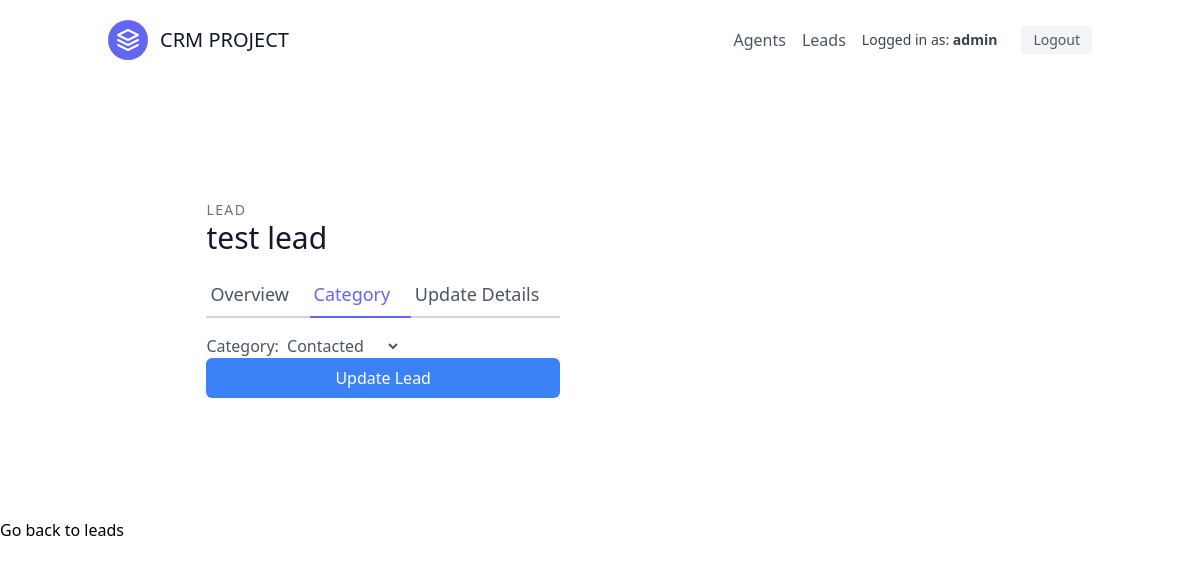
The app's page /leads/2/category/ (signed in) with its own data.
### leads/models.py (models this page shows, shortened)
class User(AbstractUser):
    is_organisor = models.BooleanField(default=True)
    is_agent = models.BooleanField(default=False)

class Lead(models.Model):
    first_name = models.CharField(max_length=20)
    last_name = models.CharField(max_length=20)
    age = models.IntegerField(default=0)
    organisation = models.ForeignKey(UserProfile, null=True, blank=True, on_delete=models.CASCADE)
    agent = models.ForeignKey('Agent', null=True, blank=True, on_delete=models.SET_NULL)
    category = models.ForeignKey('Category', related_name="leads", null=True, blank=True, on_delete=models.SET_NULL)
    description = models.TextField()
    date_added = models.DateTimeField(auto_now_add=True)
    phone_number = models.CharField(max_length=20)
    email = models.EmailField()

### leads/views.py (the view, shortened to what this page needs)
# urls.py: path('<int:pk>/category/', views.LeadUpdateCategoryView.as_view(), name='lead-category-update'),
class LeadUpdateCategoryView(LoginRequiredMixin, UpdateView):
    template_name = "leads/lead_category_update.html"
    form_class = LeadCategoryUpdateForm
    def get_queryset(self):
        user = self.request.user
        if user.is_organisor:
            queryset = Lead.objects.filter(
                organisation=user.userprofile,
            )
        else:
            queryset = Lead.objects.filter(
                organisation=user.agent.organisation,
            )
        return queryset

### leads/forms.py
class LeadCategoryUpdateForm(forms.ModelForm):
    class Meta:
        model = Lead
        fields = ('category',)

### leads/models.py (called while the page is built)
    def __str__(self):
        return self.name

### leads/templates/leads/lead_category_update.html (shortened to what this page needs)
{% extends "base.html" %}
{% load tailwind_filters %}
{% block content %}
<section class="text-gray-600 body-font overflow-hidden">
    <div class="container px-5 py-24 mx-auto">
      <div class="lg:w-4/5 mx-auto flex flex-wrap">
        <div class="lg:w-1/2 w-full lg:pr-10 lg:py-6 mb-6 lg:mb-0">
          <h2 class="text-sm title-font text-gray-500 tracking-widest">LEAD</h2>
          <h1 class="text-gray-900 text-3xl title-font font-medium mb-4">{{ lead.first_name }} {{ lead.last_name }}</h1>
          <div class="flex mb-4">
            <a href="{% url 'leads:lead-detail' lead.pk %}" class="flex-grow border-b-2 border-gray-300 py-2 text-lg px-1">
                Overview
            </a>
            <a href="{% url "leads:lead-category-update" lead.pk %}" class="flex-grow text-indigo-500 border-b-2 border-indigo-500 py-2 text-lg px-1">
                Category
            </a>
            <a href="{% url 'leads:lead-update' lead.pk %}" class="flex-grow border-b-2 border-gray-300 py-2 text-lg px-1">
                Update Details
            </a>
          </div>
            <form method='post'>
                {{ form | crispy }}
                <button type='submit' class="w-full bg-blue-500 hover:bg-blue-600 px-3 py-2 rounded-md text-white">
                    Update Lead
                </button>
            </form>
          </div>
      </div>
    </div>
</section>
    <a href='{% url 'leads:lead-list' %}'>Go back to leads</a>
{% endblock content %}

### templates/navbar.html (shortened to what this page needs)
<header x-data="{ open: false }" class="sticky top-0 z-50 bg-white text-gray-600 body-font">
  <div class="container mx-auto flex flex-wrap p-5 md:flex-row items-center">
    <div class="flex items-center justify-between w-full md:w-auto">
      <a href="{% url 'landing-page' %}" class="flex title-font font-medium items-center text-gray-900 mb-4 md:mb-0">
        <svg xmlns="http://www.w3.org/2000/svg" fill="none" stroke="currentColor" stroke-linecap="round"
             stroke-linejoin="round" stroke-width="2"
             class="w-10 h-10 text-white p-2 bg-indigo-500 rounded-full" viewBox="0 0 24 24">
          <path d="M12 2L2 7l10 5 10-5-10-5zM2 17l10 5 10-5M2 12l10 5 10-5"/>
        </svg>
        <span class="ml-3 text-xl">CRM PROJECT</span>
      </a>
    </div>
    <nav :class="{'block': open, 'hidden': !open}" class="hidden md:flex md:ml-auto w-full md:w-auto mt-4 md:mt-0 flex-col md:flex-row items-center text-base gap-4">
      {% if not request.user.is_authenticated %}
        <div class="flex flex-col md:flex-row gap-4">
          {% if request.resolver_match.url_name == 'login' %}
            <a href="{% url 'signup' %}" class="hover:text-indigo-600">Signup</a>
          {% elif request.resolver_match.url_name == 'signup' %}
            <a href="{% url 'login' %}" class="hover:text-indigo-600">Login</a>
          {% else %}
            <a href="{% url 'signup' %}" class="bg-indigo-500 text-white px-4 py-2 rounded hover:bg-indigo-600 transition">
              Sign up
            </a>
          {% endif %}
        </div>
      {% else %}
        <div class="flex flex-col md:flex-row gap-4 items-center">
          {% if request.user.is_organisor %}
            <a href="{% url 'agents:agent-list' %}"
               class="{% if request.resolver_match.url_name == 'agent-list' %}text-indigo-600 font-bold{% else %}hover:text-indigo-600{% endif %}">
              Agents
            </a>
          {% endif %}
          <a href="{% url 'leads:lead-list' %}"
             class="{% if request.resolver_match.url_name == 'lead-list' %}text-indigo-600 font-bold{% else %}hover:text-indigo-600{% endif %}">
            Leads
          </a>
          <span class="text-sm text-gray-700">
            Logged in as: <strong>{{ request.user.username }}</strong>
          </span>
          <form method="post" action="{% url 'logout' %}" class="inline">
            <button type="submit"
                    class="ml-2 bg-gray-100 hover:bg-gray-200 text-sm px-3 py-1 rounded transition">
              Logout
            </button>
          </form>
        </div>
      {% endif %}
    </nav>
  </div>
</header>

### records on screen
User: user.username "admin"
Lead: first_name "test", last_name "lead", category "Contacted"
